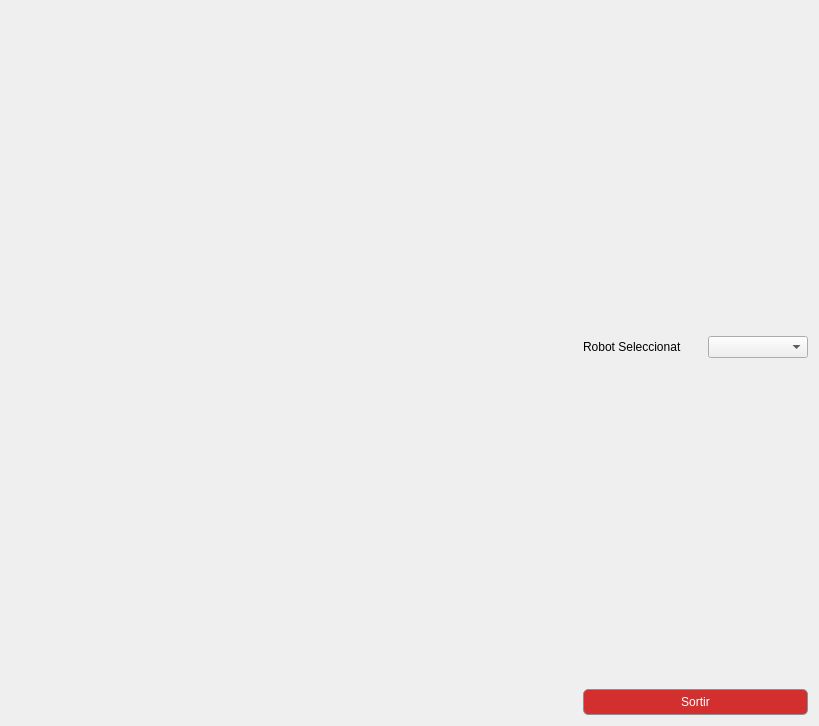
<?xml version="1.0" encoding="UTF-8"?>
<ui version="4.0">
 <class>MyForm</class>
 <widget class="QWidget" name="MyForm">
  <property name="geometry">
   <rect>
    <x>0</x>
    <y>0</y>
    <width>819</width>
    <height>726</height>
   </rect>
  </property>
  <property name="windowTitle">
   <string>Simulador</string>
  </property>
  <layout class="QHBoxLayout" name="horizontalLayout_2">
   <item>
    <widget class="SimuladorGLWidget" name="widget" native="true">
     <property name="sizePolicy">
      <sizepolicy hsizetype="Expanding" vsizetype="Expanding">
       <horstretch>0</horstretch>
       <verstretch>0</verstretch>
      </sizepolicy>
     </property>
    </widget>
   </item>
   <item>
    <layout class="QVBoxLayout" name="verticalLayout">
     <item>
      <spacer name="verticalSpacer_2">
       <property name="orientation">
        <enum>Qt::Vertical</enum>
       </property>
       <property name="sizeHint" stdset="0">
        <size>
         <width>20</width>
         <height>40</height>
        </size>
       </property>
      </spacer>
     </item>
     <item>
      <layout class="QHBoxLayout" name="horizontalLayout_3">
       <item>
        <widget class="QLabel" name="label">
         <property name="text">
          <string>Robot Seleccionat</string>
         </property>
        </widget>
       </item>
       <item>
        <spacer name="horizontalSpacer">
         <property name="orientation">
          <enum>Qt::Horizontal</enum>
         </property>
         <property name="sizeType">
          <enum>QSizePolicy::Minimum</enum>
         </property>
         <property name="sizeHint" stdset="0">
          <size>
           <width>20</width>
           <height>10</height>
          </size>
         </property>
        </spacer>
       </item>
       <item>
        <widget class="CustomComboBox" name="comboBox">
         <property name="minimumSize">
          <size>
           <width>100</width>
           <height>10</height>
          </size>
         </property>
         <property name="minimumContentsLength">
          <number>0</number>
         </property>
         <item>
          <property name="text">
           <string/>
          </property>
         </item>
        </widget>
       </item>
      </layout>
     </item>
     <item>
      <layout class="QHBoxLayout" name="horizontalLayout_4"/>
     </item>
     <item>
      <spacer name="verticalSpacer">
       <property name="orientation">
        <enum>Qt::Vertical</enum>
       </property>
       <property name="sizeHint" stdset="0">
        <size>
         <width>20</width>
         <height>40</height>
        </size>
       </property>
      </spacer>
     </item>
     <item>
      <widget class="QPushButton" name="pushButton">
       <property name="autoFillBackground">
        <bool>false</bool>
       </property>
       <property name="styleSheet">
        <string notr="true">background-color: #d32f2f;
color: white;
border-radius: 5px;
padding: 5px;
border: 1px solid #8f8f91;</string>
       </property>
       <property name="text">
        <string>Sortir</string>
       </property>
      </widget>
     </item>
    </layout>
   </item>
  </layout>
 </widget>
 <customwidgets>
  <customwidget>
   <class>SimuladorGLWidget</class>
   <extends>QWidget</extends>
   <header>SimuladorGLWidget.h</header>
   <container>1</container>
   <slots>
    <signal>robotAfegit(int)</signal>
    <slot>afegirRobot(int,int)</slot>
    <slot>eliminarRobot(int)</slot>
    <slot>modifyselectedRobotID(QString)</slot>
   </slots>
  </customwidget>
  <customwidget>
   <class>CustomComboBox</class>
   <extends>QComboBox</extends>
   <header>CustomComboBox.h</header>
   <slots>
    <signal>eliminarRobot(int)</signal>
    <slot>addItem(int)</slot>
    <slot>eliminarRobotSlot()</slot>
   </slots>
  </customwidget>
 </customwidgets>
 <tabstops>
  <tabstop>pushButton</tabstop>
 </tabstops>
 <resources/>
 <connections>
  <connection>
   <sender>widget</sender>
   <signal>robotAfegit(int)</signal>
   <receiver>comboBox</receiver>
   <slot>addItem(int)</slot>
   <hints>
    <hint type="sourcelabel">
     <x>298</x>
     <y>362</y>
    </hint>
    <hint type="destinationlabel">
     <x>756</x>
     <y>330</y>
    </hint>
   </hints>
  </connection>
  <connection>
   <sender>comboBox</sender>
   <signal>eliminarRobot(int)</signal>
   <receiver>widget</receiver>
   <slot>eliminarRobot(int)</slot>
   <hints>
    <hint type="sourcelabel">
     <x>756</x>
     <y>330</y>
    </hint>
    <hint type="destinationlabel">
     <x>298</x>
     <y>362</y>
    </hint>
   </hints>
  </connection>
  <connection>
   <sender>pushButton</sender>
   <signal>clicked()</signal>
   <receiver>MyForm</receiver>
   <slot>close()</slot>
   <hints>
    <hint type="sourcelabel">
     <x>701</x>
     <y>703</y>
    </hint>
    <hint type="destinationlabel">
     <x>409</x>
     <y>362</y>
    </hint>
   </hints>
  </connection>
  <connection>
   <sender>comboBox</sender>
   <signal>currentTextChanged(QString)</signal>
   <receiver>widget</receiver>
   <slot>modifyselectedRobotID(QString)</slot>
   <hints>
    <hint type="sourcelabel">
     <x>756</x>
     <y>330</y>
    </hint>
    <hint type="destinationlabel">
     <x>298</x>
     <y>362</y>
    </hint>
   </hints>
  </connection>
 </connections>
</ui>
